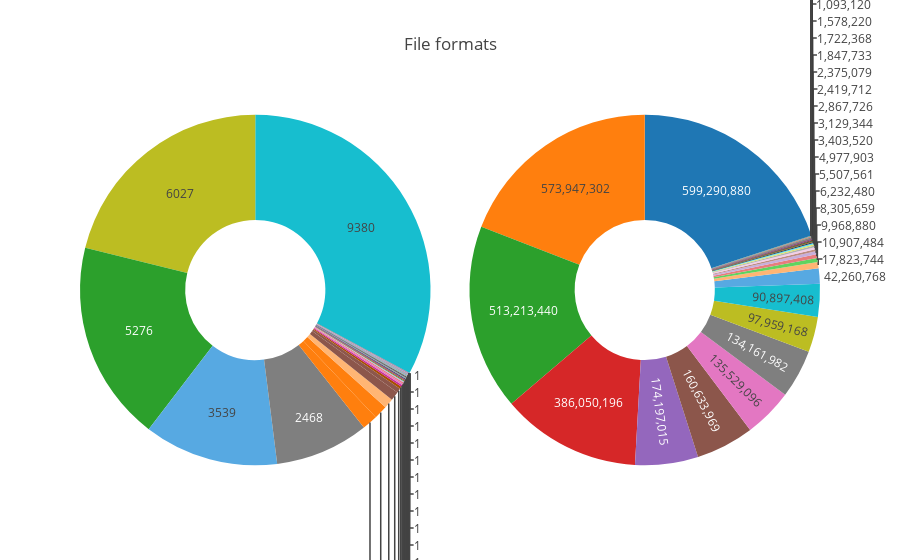

Notebook code cell kept with this figure:
### Markdown cell above
Now we're going to graph some data. Our semi-obvious first step is to make some pie charts of the format distribution. We'll do this by number of files and total file sizes.

### Code cell
import plotly.graph_objs as go
from plotly.offline import download_plotlyjs, init_notebook_mode, plot, iplot
init_notebook_mode(connected=True)

f_numbers  = unique_files['FORMAT_STRING'].value_counts(dropna=False)
sizes = unique_files.fillna('unidentified').groupby('FORMAT_STRING')['SIZE'].sum().sort_values(ascending=False)
sizes = sizes.reset_index()
f_numbers = f_numbers.reset_index()

fig = {
    "data": [{"values": sizes['SIZE'], "labels": sizes['FORMAT_STRING'], "hoverinfo": 'label+percent', "showlegend": False,
              "domain": {"column": 1}, "name": "Formats by size", "textinfo": 'value', "hole": .4, "type": "pie"},
            {"values": f_numbers['FORMAT_STRING'], "labels": f_numbers['index'], "hoverinfo": 'label+percent', "showlegend": False,
             "textinfo": 'value', "domain": {"column": 0}, "name": "Formats by size", 
             "textinfo": 'value', "hole": .4, "type": "pie"}], "layout": {"legend": {"orientation": "h"},
            "title": "File formats", "grid": {"rows": 1, "columns": 2}
}}
iplot(fig, filename="formats")

### Figure 1 — Plotly figure (JSON) as saved in the notebook; plotly's stock layout.template omitted (floating-point values rounded to 4 significant figures)
{"data": [{"domain": {"column": 1}, "hole": 0.4, "hoverinfo": "label+percent", "labels": ["fmt/126 Microsoft Powerpoint Presentation 97-2003", "x-fmt/391 Exchangeable Image File Format (Compressed) 2.2", "fmt/40 Microsoft Word Document 97-2003", "x-fmt/92 Adobe Photoshop", "fmt/124 Encapsulated PostScript File Format 3", "x-fmt/390 Exchangeable Image File Format (Compressed) 2.1", "fmt/17 Acrobat PDF 1.3 - Portable Document Format 1.3", "fmt/950 MIME Email 1.0", "Unidentified", "x-fmt/65 Microsoft Word for Macintosh Document 5.0", "x-fmt/64 Microsoft Word for Macintosh Document 4.0", "fmt/61 Microsoft Excel 97 Workbook (xls) 8", "fmt/341 Macintosh PICT Image 2.0", "fmt/43 JPEG File Interchange Format 1.01", "fmt/44 JPEG File Interchange Format 1.02", "fmt/18 Acrobat PDF 1.4 - Portable Document Format 1.4", "fmt/1070 Preferred Executable Format", "fmt/20 Acrobat PDF 1.6 - Portable Document Format 1.6", "fmt/353 Tagged Image File Format", "fmt/116 Windows Bitmap 3.0", "fmt/412 Microsoft Word for Windows 2007 onwards", "fmt/61 Microsoft Excel 97 Workbook (xls) 8.0", "fmt/41 Raw JPEG Stream", "fmt/19 Acrobat PDF 1.5 - Portable Document Format 1.5", "fmt/39 Microsoft Word Document 6.0/95", "fmt/500 Internet Explorer for Mac cache file", "fmt/38 Microsoft Word for Windows Document 2.0", "x-fmt/410 Windows New Executable", "fmt/42 JPEG File Interchange Format 1.0", "fmt/50 Rich Text Format 1.5-1.6", "fmt/4 Graphics Interchange Format 89a", "fmt/892 Compound WordPerfect for Windows Document 6 onwards", "x-fmt/275 Microsoft Word for MS-DOS Document 5.0", "fmt/16 Acrobat PDF 1.2 - Portable Document Format 1.2", "x-fmt/236 WordStar for MS-DOS Document 5.5", "fmt/96 Hypertext Markup Language", "x-fmt/43 Wordperfect Secondary File 5.1/5.2", "fmt/899 Windows Portable Executable 32 bit", "x-fmt/45 Microsoft Word Document Template 97-2003", "fmt/111 OLE2 Compound Document Format", "fmt/45 Rich Text Format 1.0-1.4", "fmt/755 Microsoft Word Document Template (Password Protected) 97-2003", "x-fmt/205 WordStar for MS-DOS Document 5.0", "fmt/214 Microsoft Excel for Windows 2007 onwards", "x-fmt/1 Microsoft Word for Macintosh Document 3.0", "fmt/609 Microsoft Word (Generic) 6.0-2003", "x-fmt/18 Comma Separated Values", "x-fmt/354 SAP Document", "x-fmt/229 Intergraph Raster Image", "fmt/90 PCX 5", "fmt/879 Fortran", "fmt/210 Statistica Report File", "x-fmt/44 WordPerfect for MS-DOS/Windows Document 6.0", "x-fmt/89 Freelance File 1.0-2.1", "x-fmt/20 Adobe Illustrator 1.0 / 1.1", "fmt/37 Microsoft Word for Windows Document 1.0", "x-fmt/425 Generic Library File", "x-fmt/151 Micrografx Designer", "fmt/444 OpenDocument Database Format 1.1", "x-fmt/381 Dia Graphics Format", "x-fmt/156 Ventura Publisher", "fmt/212 Information or Setup File", "x-fmt/257 Microsoft Publisher 2002", "fmt/503 AppleDouble Resource Fork 2", "x-fmt/111 Plain Text File"], "name": "Formats by size", "showlegend": false, "textinfo": "value", "type": "pie", "uid": "88c72707-8e18-4b2f-9615-4bb2811fc480", "values": [599290880, 573947302, 513213440, 386050196, 174197015, 160633969, 135529096, 134161982, 97959168, 90897408, 42260768, 17823744, 10907484, 9968880, 8305659, 6232480, 5507561, 4977903, 3403520, 3129344, 2867726, 2419712, 2375079, 1847733, 1722368, 1578220, 1093120, 1057273, 996495, 705822, 601875, 535446, 451584, 386182, 321152, 318061, 317636, 294912, 251904, 228376, 197847, 185856, 180352, 70295, 64000, 33280, 32825, 24625, 19750, 15656, 13908, 10034, 6819, 6402, 4637, 2560, 1475, 1162, 864, 716, 644, 405, 322, 82, 8]}, {"domain": {"column": 0}, "hole": 0.4, "hoverinfo": "label+percent", "labels": ["x-fmt/65 Microsoft Word for Macintosh Document 5.0", "Unidentified", "fmt/40 Microsoft Word Document 97-2003", "x-fmt/64 Microsoft Word for Macintosh Document 4.0", "fmt/950 MIME Email 1.0", "fmt/892 Compound WordPerfect for Windows Document 6 onwards", "x-fmt/391 Exchangeable Image File Format (Compressed) 2.2", "fmt/61 Microsoft Excel 97 Workbook (xls) 8", "fmt/96 Hypertext Markup Language", "x-fmt/390 Exchangeable Image File Format (Compressed) 2.1", "fmt/61 Microsoft Excel 97 Workbook (xls) 8.0", "fmt/38 Microsoft Word for Windows Document 2.0", "x-fmt/43 Wordperfect Secondary File 5.1/5.2", "fmt/43 JPEG File Interchange Format 1.01", "fmt/44 JPEG File Interchange Format 1.02", "x-fmt/275 Microsoft Word for MS-DOS Document 5.0", "x-fmt/92 Adobe Photoshop", "fmt/39 Microsoft Word Document 6.0/95", "fmt/412 Microsoft Word for Windows 2007 onwards", "fmt/18 Acrobat PDF 1.4 - Portable Document Format 1.4", "fmt/126 Microsoft Powerpoint Presentation 97-2003", "fmt/500 Internet Explorer for Mac cache file", "x-fmt/229 Intergraph Raster Image", "fmt/879 Fortran", "fmt/116 Windows Bitmap 3.0", "fmt/17 Acrobat PDF 1.3 - Portable Document Format 1.3", "fmt/50 Rich Text Format 1.5-1.6", "fmt/111 OLE2 Compound Document Format", "x-fmt/236 WordStar for MS-DOS Document 5.5", "x-fmt/45 Microsoft Word Document Template 97-2003", "fmt/755 Microsoft Word Document Template (Password Protected) 97-2003", "x-fmt/89 Freelance File 1.0-2.1", "x-fmt/354 SAP Document", "fmt/124 Encapsulated PostScript File Format 3", "x-fmt/205 WordStar for MS-DOS Document 5.0", "fmt/41 Raw JPEG Stream", "fmt/45 Rich Text Format 1.0-1.4", "x-fmt/381 Dia Graphics Format", "fmt/210 Statistica Report File", "fmt/4 Graphics Interchange Format 89a", "fmt/1070 Preferred Executable Format", "fmt/19 Acrobat PDF 1.5 - Portable Document Format 1.5", "fmt/214 Microsoft Excel for Windows 2007 onwards", "x-fmt/1 Microsoft Word for Macintosh Document 3.0", "fmt/20 Acrobat PDF 1.6 - Portable Document Format 1.6", "x-fmt/257 Microsoft Publisher 2002", "x-fmt/20 Adobe Illustrator 1.0 / 1.1", "x-fmt/410 Windows New Executable", "x-fmt/151 Micrografx Designer", "x-fmt/425 Generic Library File", "fmt/90 PCX 5", "fmt/42 JPEG File Interchange Format 1.0", "fmt/341 Macintosh PICT Image 2.0", "fmt/212 Information or Setup File", "fmt/899 Windows Portable Executable 32 bit", "x-fmt/44 WordPerfect for MS-DOS/Windows Document 6.0", "fmt/16 Acrobat PDF 1.2 - Portable Document Format 1.2", "fmt/503 AppleDouble Resource Fork 2", "fmt/444 OpenDocument Database Format 1.1", "fmt/37 Microsoft Word for Windows Document 1.0", "x-fmt/18 Comma Separated Values", "fmt/609 Microsoft Word (Generic) 6.0-2003", "fmt/353 Tagged Image File Format", "x-fmt/111 Plain Text File", "x-fmt/156 Ventura Publisher"], "name": "Formats by size", "showlegend": false, "textinfo": "value", "type": "pie", "uid": "9cc95df8-cc56-4132-b040-a4f9aed12c0c", "values": [9380, 6027, 5276, 3539, 2468, 407, 358, 260, 233, 119, 66, 44, 39, 37, 29, 23, 22, 21, 20, 19, 19, 18, 12, 9, 8, 7, 7, 6, 5, 5, 5, 4, 4, 4, 3, 2, 2, 2, 2, 2, 2, 2, 2, 2, 2, 1, 1, 1, 1, 1, 1, 1, 1, 1, 1, 1, 1, 1, 1, 1, 1, 1, 1, 1, 1]}], "layout": {"grid": {"columns": 2, "rows": 1}, "legend": {"orientation": "h"}, "title": {"text": "File formats"}}}
